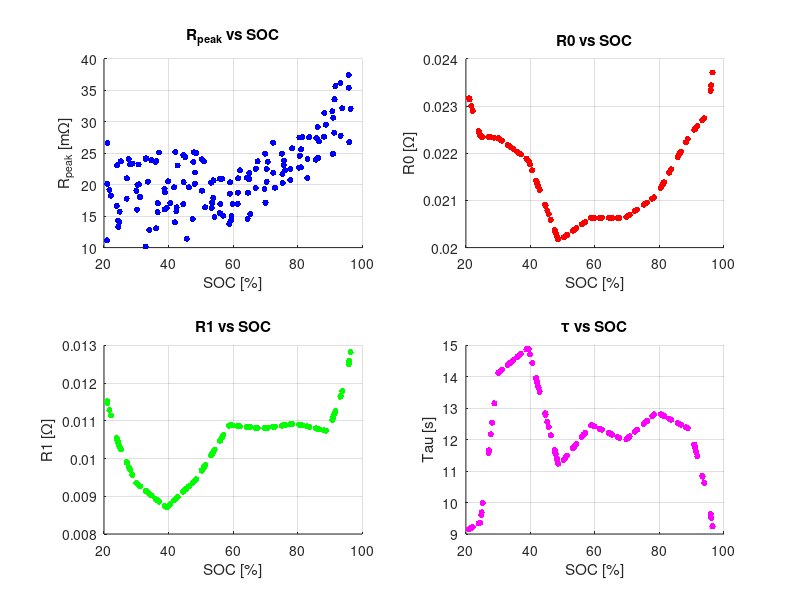

Here is the MATLAB script that generated this plot:
function plot_R_1RC_vs_SOC()
    clc; clear; close all;
    
    %% 1. MAT 파일 불러오기
    data = load('Interpolated_R_1RC_Params.mat');
    new_data = data.new_data;

    %% 2. 개별 변수 추출 (SOC 포함)
    R_peak = new_data.R_peak(:);
    R0 = new_data.R0(:);
    R1 = new_data.R1(:);
    tau = new_data.tau(:);
    SOC = new_data.SOC(:) * 100; % SOC를 % 단위로 변환

    %% 3. 그래프 설정 및 플로팅
    figure('Name', 'R and 1RC Parameters vs SOC', 'Color', 'w');
    
    subplot(2,2,1);
    scatter(SOC, R_peak, 20, 'b', 'filled');
    xlabel('SOC [%]');
    ylabel('R_{peak} [mΩ]');
    title('R_{peak} vs SOC');
    grid on;

    subplot(2,2,2);
    scatter(SOC, R0, 20, 'r', 'filled');
    xlabel('SOC [%]');
    ylabel('R0 [Ω]');
    title('R0 vs SOC');
    grid on;

    subplot(2,2,3);
    scatter(SOC, R1, 20, 'g', 'filled');
    xlabel('SOC [%]');
    ylabel('R1 [Ω]');
    title('R1 vs SOC');
    grid on;

    subplot(2,2,4);
    scatter(SOC, tau, 20, 'm', 'filled');
    xlabel('SOC [%]');
    ylabel('Tau [s]');
    title('\tau vs SOC');
    grid on;
    
    set(gcf, 'Position', [100, 100, 1000, 800]); % 창 크기 조정
end
